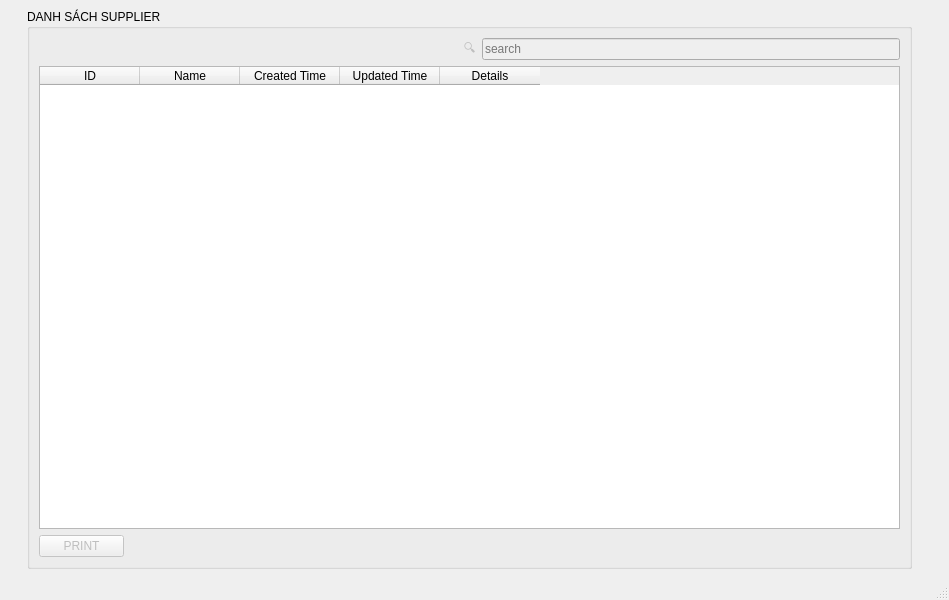
<?xml version="1.0" encoding="UTF-8"?>
<ui version="4.0">
 <class>MainWindow</class>
 <widget class="QMainWindow" name="MainWindow">
  <property name="geometry">
   <rect>
    <x>0</x>
    <y>0</y>
    <width>949</width>
    <height>600</height>
   </rect>
  </property>
  <property name="windowTitle">
   <string>MainWindow</string>
  </property>
  <widget class="QWidget" name="centralwidget">
   <layout class="QGridLayout" name="gridLayout">
    <item row="0" column="0">
     <spacer name="horizontalSpacer_7">
      <property name="orientation">
       <enum>Qt::Vertical</enum>
      </property>
      <property name="sizeHint" stdset="0">
       <size>
        <width>18</width>
        <height>536</height>
       </size>
      </property>
     </spacer>
    </item>
    <item row="0" column="1">
     <widget class="QGroupBox" name="invoice_daily">
      <property name="title">
       <string>DANH SÁCH SUPPLIER</string>
      </property>
      <layout class="QGridLayout" name="gridLayout_2">
       <item row="0" column="0">
        <spacer name="horizontalSpacer">
         <property name="orientation">
          <enum>Qt::Horizontal</enum>
         </property>
         <property name="sizeHint" stdset="0">
          <size>
           <width>407</width>
           <height>20</height>
          </size>
         </property>
        </spacer>
       </item>
       <item row="0" column="1">
        <widget class="QLabel" name="label">
         <property name="enabled">
          <bool>false</bool>
         </property>
         <property name="text">
          <string>🔍</string>
         </property>
        </widget>
       </item>
       <item row="0" column="2">
        <widget class="QLineEdit" name="lineEdit">
         <property name="enabled">
          <bool>false</bool>
         </property>
         <property name="placeholderText">
          <string>search</string>
         </property>
        </widget>
       </item>
       <item row="1" column="0" colspan="3">
        <widget class="QTableWidget" name="tableWidget">
         <property name="rowCount">
          <number>0</number>
         </property>
         <attribute name="horizontalHeaderCascadingSectionResizes">
          <bool>true</bool>
         </attribute>
         <attribute name="verticalHeaderDefaultSectionSize">
          <number>38</number>
         </attribute>
         <column>
          <property name="text">
           <string>ID</string>
          </property>
         </column>
         <column>
          <property name="text">
           <string>Name</string>
          </property>
         </column>
         <column>
          <property name="text">
           <string>Created Time</string>
          </property>
         </column>
         <column>
          <property name="text">
           <string>Updated Time</string>
          </property>
         </column>
         <column>
          <property name="text">
           <string>Details</string>
          </property>
         </column>
        </widget>
       </item>
       <item row="2" column="0">
        <widget class="QPushButton" name="invoice_detail">
         <property name="enabled">
          <bool>false</bool>
         </property>
         <property name="maximumSize">
          <size>
           <width>85</width>
           <height>16777215</height>
          </size>
         </property>
         <property name="mouseTracking">
          <bool>true</bool>
         </property>
         <property name="text">
          <string>PRINT</string>
         </property>
         <property name="autoDefault">
          <bool>false</bool>
         </property>
         <property name="default">
          <bool>false</bool>
         </property>
        </widget>
       </item>
      </layout>
     </widget>
    </item>
    <item row="0" column="2">
     <spacer name="horizontalSpacer_6">
      <property name="orientation">
       <enum>Qt::Vertical</enum>
      </property>
      <property name="sizeHint" stdset="0">
       <size>
        <width>28</width>
        <height>536</height>
       </size>
      </property>
     </spacer>
    </item>
   </layout>
  </widget>
  <widget class="QMenuBar" name="menubar">
   <property name="geometry">
    <rect>
     <x>0</x>
     <y>0</y>
     <width>949</width>
     <height>22</height>
    </rect>
   </property>
  </widget>
  <widget class="QStatusBar" name="statusbar"/>
 </widget>
 <resources/>
 <connections/>
</ui>
